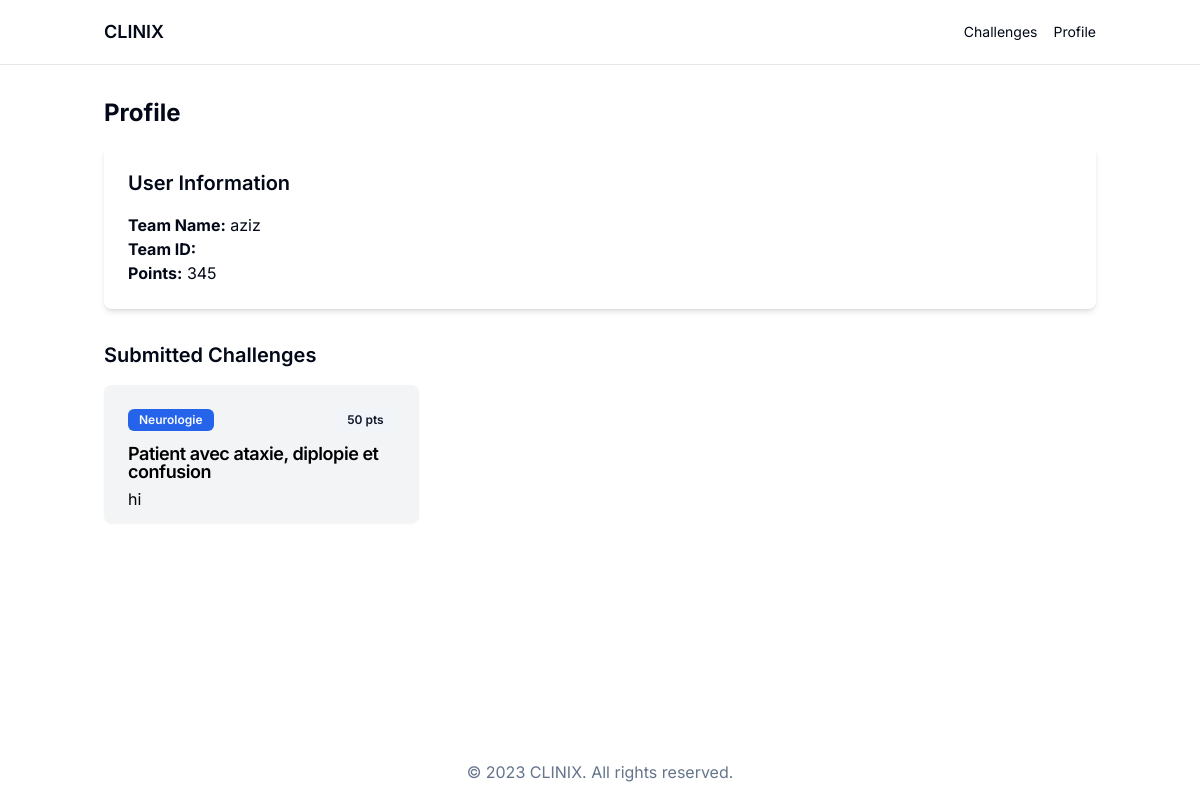
The app's page /profile/ (signed in), older data.
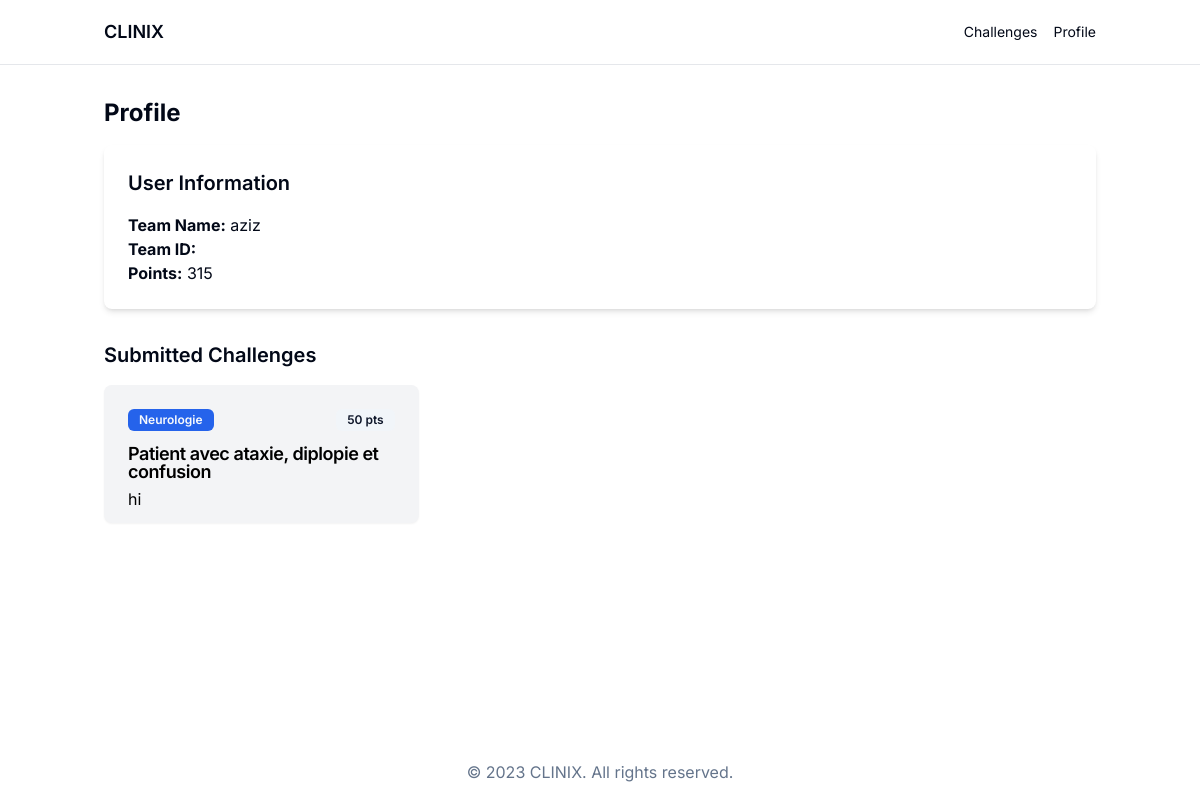
The same page, newer data.
### core/models.py (models this page shows)
class CustomUser(AbstractUser):
    teamname = models.CharField(max_length=255, unique=True)
    teamid = models.CharField(max_length=255)
    score = models.IntegerField(default=500)
    USERNAME_FIELD = 'teamname'
    REQUIRED_FIELDS = ['username']  # keep username to satisfy AbstractUser requirements

### core/views.py (the view)
# urls.py: path('profile/', views.profile, name='profile'),
@login_required
def profile(request):
    if request.user.is_authenticated:
        user = request.user
        submissions = Submission.objects.filter(user=user)
        return render(request, 'core/profile.html', {'user': user, 'submissions': submissions})
    else:
        return redirect('core:login')

### core/templates/core/profile.html (shortened to what this page needs)
<html lang="en">
<head>
  <script src="https://cdn.tailwindcss.com"></script>
</head>
<body class="bg-background text-foreground">
    <div class="flex min-h-screen flex-col">
        <header class="sticky top-0 z-50 w-full border-b bg-background">
        <div class="container mx-auto flex h-16 items-center justify-between px-4">
            <a href="/" class="text-lg font-semibold">CLINIX</a>
            <nav class="hidden md:flex space-x-4">
            <a href="/challenges" class="text-sm">Challenges</a>
            <a href="/profile" class="text-sm">Profile</a>
            </nav>
        </div>
        </header>
        <main class="flex-grow container mx-auto px-4 py-8">
            <h1 class="text-2xl font-bold mb-4">Profile</h1>
            <div class="bg-white shadow-md rounded-lg p-6">
                <h2 class="text-xl font-semibold mb-4">User Information</h2>
                <p><strong>Team Name:</strong> {{ request.user.teamname }}</p>
                <p><strong>Team ID:</strong> {{ request.user.teamid }}</p>
                <p><strong>Points:</strong> {{ request.user.score }}</p>
            </div>
            <h2 class="text-xl font-semibold mt-8 mb-4">Submitted Challenges</h2>
            <div class="grid grid-cols-1 sm:grid-cols-2 lg:grid-cols-3 gap-6">
                {% for sub in submissions %}
                    <div class="block">
                        <div class="rounded-lg {% if sub.is_correct %}bg-green-500 text-white{% else %} bg-gray-100 text-black{% endif %}  shadow-sm h-full transition-all">
                            <div class="flex flex-col space-y-1.5 p-6 pb-3">
                                <div class="flex items-center justify-between">
                                    <span class="inline-flex items-center rounded-md border px-2.5 py-0.5 text-xs font-semibold transition-colors focus:outline-none focus:ring-2 focus:ring-ring focus:ring-offset-2 border-transparent {% if sub.is_correct %}bg-gray-200 text-black{% else %} bg-primary text-primary-foreground{% endif %}  hover:bg-primary/80">
                                        {{ sub.challenge.type }}
                                    </span>
                                    <span class="inline-flex items-center rounded-md border px-2.5 py-0.5 text-xs font-semibold transition-colors focus:outline-none focus:ring-2 focus:ring-ring focus:ring-offset-2 border-transparent bg-secondary text-secondary-foreground">
                                        {{ sub.challenge.points }} pts
                                    </span>
                                </div>
                                <h3 class="text-lg font-semibold leading-none tracking-tight pt-2">{{ sub.challenge.title }}</h3>
                                <p>{{sub.solution}}</p>
                            </div>
                        </div>
                    </div>
                {% endfor %}
            </div>
        </main>
        <footer class="bg-background text-muted-foreground py-4 text-center">
        &copy; 2023 CLINIX. All rights reserved.
        </footer>
</body>
</html>

Row changes from the older to the newer data that the page shows:
changed CustomUser "aziz": user.score "345" → "315"
